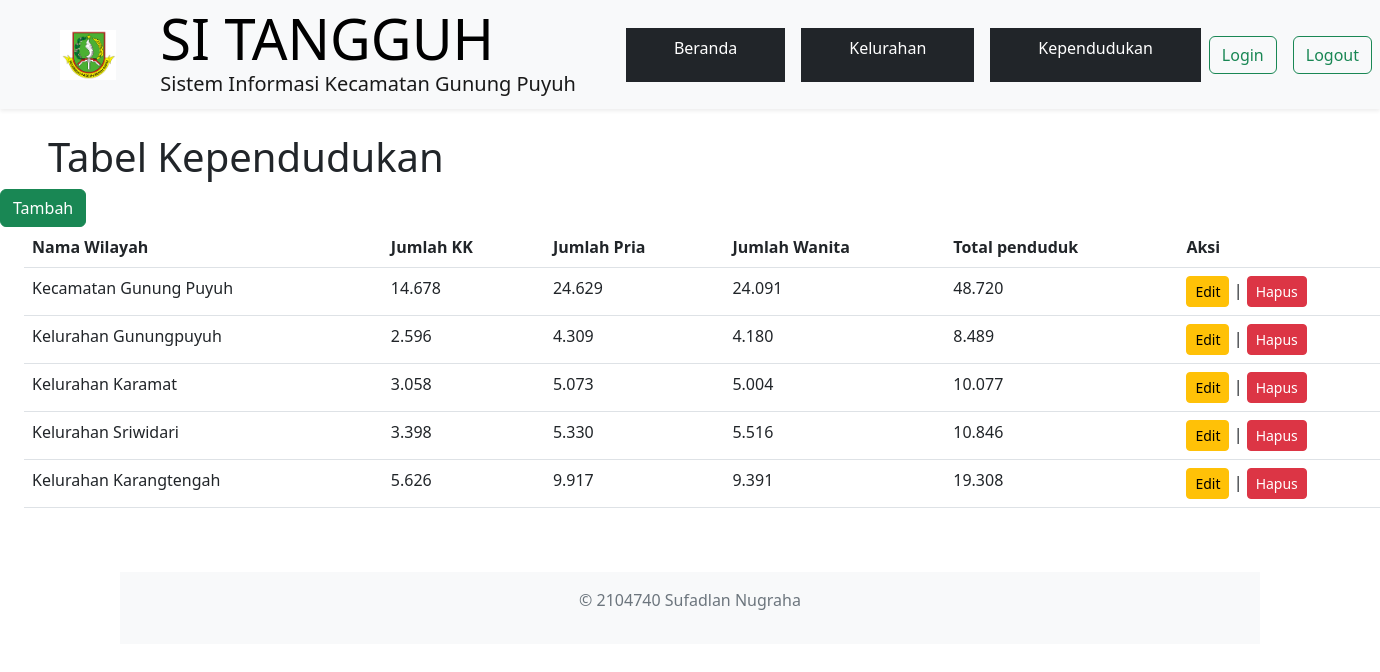
Page /kependudukan/ on the committed database.
### app_uas/models.py (models this page shows, shortened)
class db_penduduk(models.Model):
    lokasi_id = models.ForeignKey(lokasi, on_delete=models.CASCADE, null=True)
    kk = models.CharField(max_length=50)
    jumlah_lk = models.CharField(max_length=50)
    jumlah_pr = models.CharField(max_length=50)
    total = models.CharField(max_length=50)

class lokasi(models.Model):
    nama_tempat = models.CharField(max_length=100)
    garis_lintang = models.CharField(max_length=150)
    garisbujur = models.CharField(max_length=100,default='' )
    alamat = models.CharField(max_length=250)
    def __str__(self):
        return self.nama_tempat

### app_uas/views.py (the view)
# urls.py: path('kependudukan/', halamankependudukan),
def halamankependudukan(request):
    penduduk = db_penduduk.objects.all()
    konteks = {
        'Title' : "Data Kependudukan",
        'penduduk' : penduduk,
        'judul' : "Tabel Kependudukan"
    }
    return render(request, 'kependudukan.html', konteks)

### app_uas/templates/kependudukan.html
{% extends 'base.html' %}
{% load static %}
{% block content %}
<br>
<h1 class="ms-5">{{judul}}</h1>
<a class="btn btn-sm-mx-5 btn-success" href= "/tambah-kependudukan"    role="button" >Tambah</a>
<table class="table mx-4">
    <thead>
      <tr>
        <th scope="col">Nama Wilayah</th>
        <th scope="col">Jumlah KK</th>
        <th scope="col">Jumlah Pria</th>
        <th scope="col">Jumlah Wanita</th>
        <th scope="col">Total penduduk</th>
        <th scope="col" >Aksi</th>
      </tr>
    </thead>
    <tbody>
        {% for db_penduduk in penduduk %}
        <tr>
        <td>{{db_penduduk.lokasi_id}}</td>
        <td>{{db_penduduk.kk}}</td>
        <td>{{db_penduduk.jumlah_lk}}</td>
        <td>{{db_penduduk.jumlah_pr}}</td>
        <td>{{db_penduduk.total}}</td>
        <td>
            <a class="btn btn-sm btn-warning" href="{% url 'u_kependudukan' db_penduduk.id %}" role="button">Edit</a> |
            <a class="btn btn-sm btn-danger" href= "{% url 'd_kependudukan' db_penduduk.id %}"    role="button" >Hapus</a>
        </td>
      </tr>
      {% endfor %}
    </tbody>
  </table>
  {% endblock %}

### rows in the picture
db_penduduk: lokasi_id "Kecamatan Gunung Puyuh", kk "14.678", jumlah_lk "24.629", jumlah_pr "24.091", total "48.720"
db_penduduk: lokasi_id "Kelurahan Gunungpuyuh", kk "2.596", jumlah_lk "4.309", jumlah_pr "4.180", total "8.489"
db_penduduk: lokasi_id "Kelurahan Karamat", kk "3.058", jumlah_lk "5.073", jumlah_pr "5.004", total "10.077"
db_penduduk: lokasi_id "Kelurahan Sriwidari", kk "3.398", jumlah_lk "5.330", jumlah_pr "5.516", total "10.846"
db_penduduk: lokasi_id "Kelurahan Karangtengah", kk "5.626", jumlah_lk "9.917", jumlah_pr "9.391", total "19.308"

### other values in the picture
{{ judul }} "Tabel Kependudukan"
